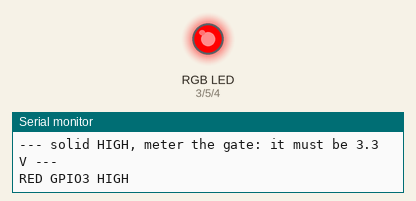
A sketch run on a simulated ESP32-S3. Shown: an RGB LED mixed from three pins (HIGH = lit), the last lines printed to the serial monitor.

Above: at 2.0 s.
At 4.0 s:
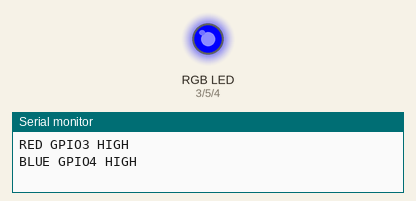
At 6.0 s:
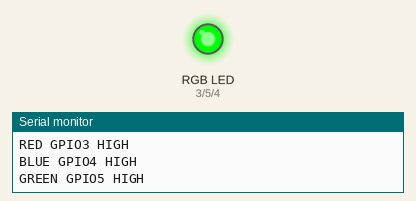
At 8.0 s:
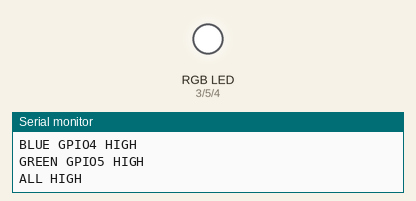
Timing chart, 0 to 11.4 s (numbered marks = the images above):
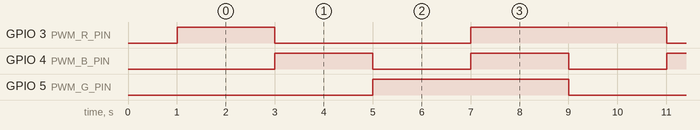

Measured:
- by itself, GPIO 3 (PWM_R_PIN): repeats every 8.0 s: LOW 4.0 s, HIGH 4.0 s
- by itself, GPIO 4 (PWM_B_PIN): alternates HIGH for 2.0 s and LOW for 2.0 s
- by itself, GPIO 5 (PWM_G_PIN): alternates HIGH for 4.0 s and LOW for 4.0 s

The sketch:

rgb_pwm_test.ino
```cpp
/*
  Circuit test. No HomeSpan.
  GPIO3 red, GPIO4 blue, GPIO5 green.
  First each pin is held solid HIGH (no PWM). Then the same pins PWM.
  Serial Monitor: 115200.
*/

#include <Arduino.h>
#include <esp_arduino_version.h>

#define PWM_R_PIN 3
#define PWM_B_PIN 4
#define PWM_G_PIN 5
#define PWM_FREQ_HZ 1000
#define PWM_BITS 8
#define PWM_MAX ((1 << PWM_BITS) - 1)

const uint8_t pins[] = { PWM_R_PIN, PWM_B_PIN, PWM_G_PIN };
const uint8_t channels[] = { 0, 1, 2 };
const char *names[] = { "RED GPIO3", "BLUE GPIO4", "GREEN GPIO5" };

void attachPwm(uint8_t pin, uint8_t channel) {
#if ESP_ARDUINO_VERSION_MAJOR >= 3
  if (!ledcAttachChannel(pin, PWM_FREQ_HZ, PWM_BITS, channel)) {
    Serial.printf("PWM attach failed on GPIO %u\n", pin);
  }
#else
  ledcSetup(channel, PWM_FREQ_HZ, PWM_BITS);
  ledcAttachPin(pin, channel);
#endif
}

void writePwm(uint8_t pin, uint8_t channel, uint8_t level) {
  uint32_t duty = (uint32_t)level * PWM_MAX / 255;
#if ESP_ARDUINO_VERSION_MAJOR >= 3
  ledcWrite(pin, duty);
#else
  ledcWrite(channel, duty);
#endif
}

void allLow() {
  for (uint8_t pin : pins) {
    digitalWrite(pin, LOW);
  }
}

void setup() {
  Serial.begin(115200);
  delay(1000);
  for (uint8_t pin : pins) {
    pinMode(pin, OUTPUT);
    digitalWrite(pin, LOW);
  }
  Serial.println("RGB circuit test running");
}

void loop() {
  Serial.println("--- solid HIGH, meter the gate: it must be 3.3 V ---");
  for (int i = 0; i < 3; i++) {
    allLow();
    digitalWrite(pins[i], HIGH);
    Serial.printf("%s HIGH\n", names[i]);
    delay(2000);
  }

  allLow();
  Serial.println("ALL HIGH");
  for (uint8_t pin : pins) {
    digitalWrite(pin, HIGH);
  }
  delay(2000);
  allLow();

  for (int i = 0; i < 3; i++) {
    attachPwm(pins[i], channels[i]);
  }

  Serial.println("--- PWM ---");
  const uint8_t levels[][3] = {
    {255, 0, 0},
    {0, 255, 0},
    {0, 0, 255},
    {255, 255, 255},
  };
  const char *labels[] = { "PWM RED", "PWM BLUE", "PWM GREEN", "PWM WHITE" };
  for (int s = 0; s < 4; s++) {
    for (int i = 0; i < 3; i++) {
      writePwm(pins[i], channels[i], levels[s][i]);
    }
    Serial.println(labels[s]);
    delay(2000);
  }
}
```
